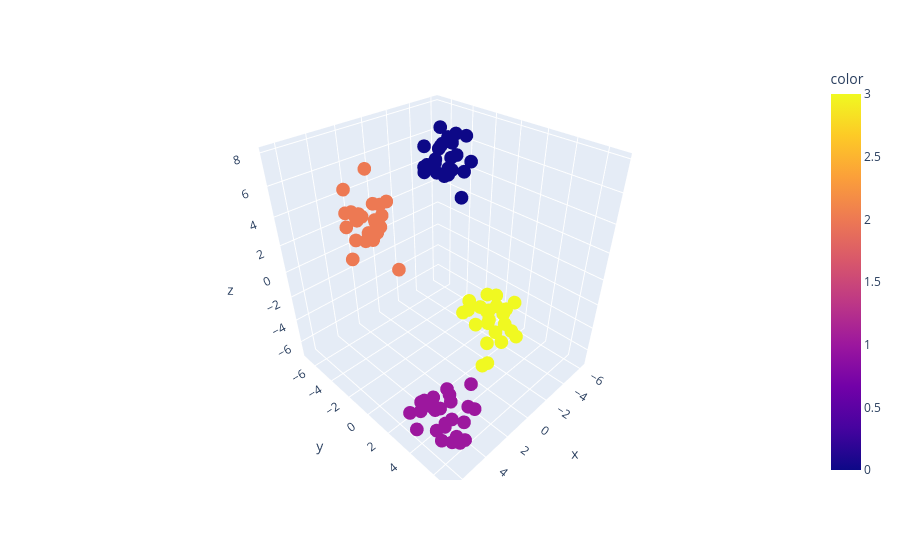

The code cell stored with this chart in its notebook:
### Code cell
fig = px.scatter_3d(df,x,y,z,color)
fig.show()
